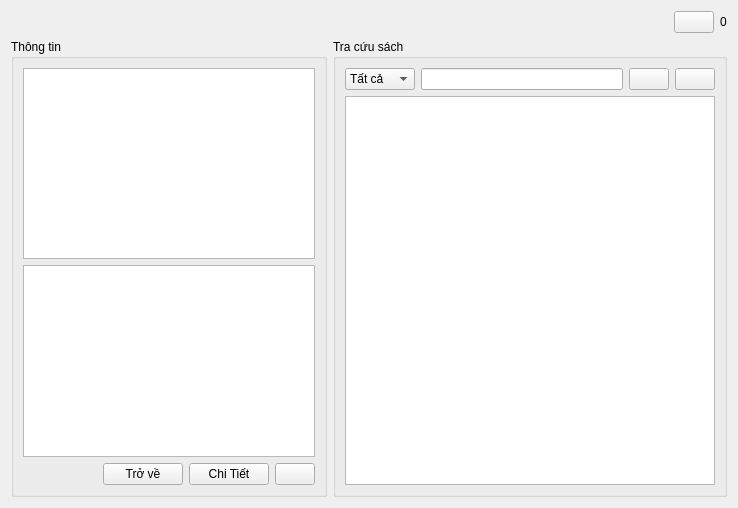
<?xml version="1.0" encoding="UTF-8"?>
<ui version="4.0">
 <class>reader</class>
 <widget class="QWidget" name="reader">
  <property name="geometry">
   <rect>
    <x>0</x>
    <y>0</y>
    <width>738</width>
    <height>508</height>
   </rect>
  </property>
  <property name="windowTitle">
   <string>LIBPRO</string>
  </property>
  <property name="windowIcon">
   <iconset>
    <normaloff>:/iconwindow.png</normaloff>:/iconwindow.png</iconset>
  </property>
  <property name="autoFillBackground">
   <bool>true</bool>
  </property>
  <layout class="QVBoxLayout" name="verticalLayout_3">
   <item>
    <layout class="QHBoxLayout" name="horizontalLayout_5">
     <item>
      <spacer name="horizontalSpacer_2">
       <property name="orientation">
        <enum>Qt::Horizontal</enum>
       </property>
       <property name="sizeHint" stdset="0">
        <size>
         <width>40</width>
         <height>20</height>
        </size>
       </property>
      </spacer>
     </item>
     <item>
      <layout class="QHBoxLayout" name="horizontalLayout_2">
       <item>
        <widget class="QPushButton" name="pushButton_6">
         <property name="sizePolicy">
          <sizepolicy hsizetype="Preferred" vsizetype="Fixed">
           <horstretch>0</horstretch>
           <verstretch>0</verstretch>
          </sizepolicy>
         </property>
         <property name="toolTip">
          <string>Giỏ hàng</string>
         </property>
         <property name="text">
          <string/>
         </property>
         <property name="icon">
          <iconset resource="src.qrc">
           <normaloff>:/images/cart.png</normaloff>:/images/cart.png</iconset>
         </property>
         <property name="iconSize">
          <size>
           <width>32</width>
           <height>32</height>
          </size>
         </property>
         <property name="shortcut">
          <string notr="true"/>
         </property>
         <property name="checkable">
          <bool>false</bool>
         </property>
        </widget>
       </item>
       <item>
        <widget class="QLabel" name="label_5">
         <property name="toolTip">
          <string>Số lượng</string>
         </property>
         <property name="text">
          <string>0</string>
         </property>
        </widget>
       </item>
      </layout>
     </item>
    </layout>
   </item>
   <item>
    <layout class="QHBoxLayout" name="horizontalLayout_4" stretch="4,5">
     <item>
      <widget class="QGroupBox" name="groupBox">
       <property name="title">
        <string>Thông tin</string>
       </property>
       <layout class="QVBoxLayout" name="verticalLayout">
        <item>
         <widget class="QTextBrowser" name="textBrowser"/>
        </item>
        <item>
         <widget class="QTableView" name="tableView1">
          <property name="selectionMode">
           <enum>QAbstractItemView::SingleSelection</enum>
          </property>
          <property name="selectionBehavior">
           <enum>QAbstractItemView::SelectRows</enum>
          </property>
          <property name="cornerButtonEnabled">
           <bool>false</bool>
          </property>
         </widget>
        </item>
        <item>
         <layout class="QHBoxLayout" name="horizontalLayout">
          <item>
           <spacer name="horizontalSpacer">
            <property name="orientation">
             <enum>Qt::Horizontal</enum>
            </property>
            <property name="sizeHint" stdset="0">
             <size>
              <width>40</width>
              <height>20</height>
             </size>
            </property>
           </spacer>
          </item>
          <item>
           <widget class="QPushButton" name="pushButton_5">
            <property name="text">
             <string>Trở về</string>
            </property>
           </widget>
          </item>
          <item>
           <widget class="QPushButton" name="pushButton_4">
            <property name="text">
             <string>Chi Tiết</string>
            </property>
           </widget>
          </item>
          <item>
           <widget class="QPushButton" name="pushButton_9">
            <property name="text">
             <string/>
            </property>
            <property name="icon">
             <iconset resource="src.qrc">
              <normaloff>:/images/update.png</normaloff>:/images/update.png</iconset>
            </property>
            <property name="iconSize">
             <size>
              <width>20</width>
              <height>20</height>
             </size>
            </property>
           </widget>
          </item>
         </layout>
        </item>
       </layout>
      </widget>
     </item>
     <item>
      <widget class="QGroupBox" name="groupBox_2">
       <property name="title">
        <string>Tra cứu sách</string>
       </property>
       <layout class="QVBoxLayout" name="verticalLayout_2">
        <item>
         <layout class="QHBoxLayout" name="horizontalLayout_3" stretch="0,1,0,0">
          <item>
           <widget class="QComboBox" name="comboBox">
            <property name="sizePolicy">
             <sizepolicy hsizetype="Preferred" vsizetype="Preferred">
              <horstretch>0</horstretch>
              <verstretch>0</verstretch>
             </sizepolicy>
            </property>
            <property name="toolTip">
             <string>Tìm kiếm theo</string>
            </property>
            <item>
             <property name="text">
              <string>Tất cả</string>
             </property>
            </item>
            <item>
             <property name="text">
              <string>Tựa đề</string>
             </property>
            </item>
            <item>
             <property name="text">
              <string>Tác giả</string>
             </property>
            </item>
            <item>
             <property name="text">
              <string>NXB</string>
             </property>
            </item>
            <item>
             <property name="text">
              <string>Năm</string>
             </property>
            </item>
            <item>
             <property name="text">
              <string>ISBN</string>
             </property>
            </item>
           </widget>
          </item>
          <item>
           <widget class="QLineEdit" name="lineEdit">
            <property name="sizePolicy">
             <sizepolicy hsizetype="Preferred" vsizetype="Preferred">
              <horstretch>0</horstretch>
              <verstretch>0</verstretch>
             </sizepolicy>
            </property>
           </widget>
          </item>
          <item>
           <widget class="QPushButton" name="pushButton">
            <property name="sizePolicy">
             <sizepolicy hsizetype="Preferred" vsizetype="Preferred">
              <horstretch>0</horstretch>
              <verstretch>0</verstretch>
             </sizepolicy>
            </property>
            <property name="toolTip">
             <string>Tìm kiếm</string>
            </property>
            <property name="text">
             <string/>
            </property>
            <property name="icon">
             <iconset resource="src.qrc">
              <normaloff>:/images/search-icon.png</normaloff>:/images/search-icon.png</iconset>
            </property>
            <property name="iconSize">
             <size>
              <width>24</width>
              <height>24</height>
             </size>
            </property>
           </widget>
          </item>
          <item>
           <widget class="QPushButton" name="pushButton_3">
            <property name="sizePolicy">
             <sizepolicy hsizetype="Preferred" vsizetype="Preferred">
              <horstretch>0</horstretch>
              <verstretch>0</verstretch>
             </sizepolicy>
            </property>
            <property name="toolTip">
             <string>Thêm vào giỏ hàng</string>
            </property>
            <property name="text">
             <string/>
            </property>
            <property name="icon">
             <iconset resource="src.qrc">
              <normaloff>:/images/add.png</normaloff>:/images/add.png</iconset>
            </property>
            <property name="iconSize">
             <size>
              <width>24</width>
              <height>24</height>
             </size>
            </property>
           </widget>
          </item>
         </layout>
        </item>
        <item>
         <widget class="QTableView" name="tableView"/>
        </item>
       </layout>
      </widget>
     </item>
    </layout>
   </item>
  </layout>
 </widget>
 <resources>
  <include location="src.qrc"/>
 </resources>
 <connections/>
</ui>
